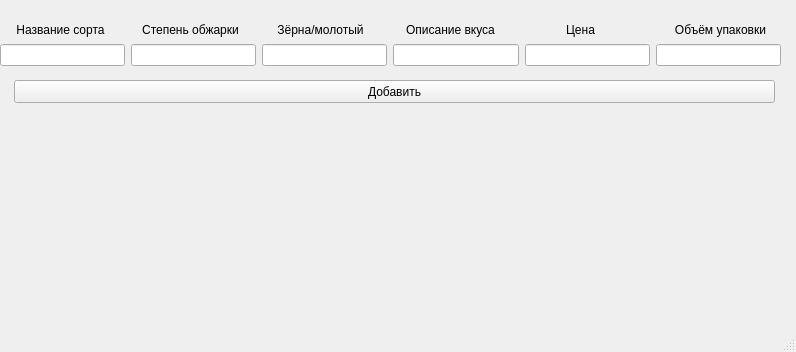
<?xml version="1.0" encoding="UTF-8"?>
<ui version="4.0">
 <class>MainWindow</class>
 <widget class="QMainWindow" name="MainWindow">
  <property name="geometry">
   <rect>
    <x>0</x>
    <y>0</y>
    <width>796</width>
    <height>352</height>
   </rect>
  </property>
  <property name="windowTitle">
   <string>MainWindow</string>
  </property>
  <widget class="QWidget" name="centralwidget">
   <widget class="QWidget" name="horizontalLayoutWidget">
    <property name="geometry">
     <rect>
      <x>0</x>
      <y>40</y>
      <width>781</width>
      <height>31</height>
     </rect>
    </property>
    <layout class="QHBoxLayout" name="horizontalLayout">
     <item>
      <widget class="QLineEdit" name="lineEdit"/>
     </item>
     <item>
      <widget class="QLineEdit" name="lineEdit_2"/>
     </item>
     <item>
      <widget class="QLineEdit" name="lineEdit_3"/>
     </item>
     <item>
      <widget class="QLineEdit" name="lineEdit_4"/>
     </item>
     <item>
      <widget class="QLineEdit" name="lineEdit_5"/>
     </item>
     <item>
      <widget class="QLineEdit" name="lineEdit_6"/>
     </item>
    </layout>
   </widget>
   <widget class="QLabel" name="label">
    <property name="geometry">
     <rect>
      <x>0</x>
      <y>20</y>
      <width>121</width>
      <height>20</height>
     </rect>
    </property>
    <property name="text">
     <string>&lt;html&gt;&lt;head/&gt;&lt;body&gt;&lt;p align=&quot;center&quot;&gt;Название сорта&lt;/p&gt;&lt;/body&gt;&lt;/html&gt;</string>
    </property>
   </widget>
   <widget class="QLabel" name="label_2">
    <property name="geometry">
     <rect>
      <x>130</x>
      <y>20</y>
      <width>121</width>
      <height>20</height>
     </rect>
    </property>
    <property name="text">
     <string>&lt;html&gt;&lt;head/&gt;&lt;body&gt;&lt;p align=&quot;center&quot;&gt;Степень обжарки&lt;/p&gt;&lt;/body&gt;&lt;/html&gt;</string>
    </property>
   </widget>
   <widget class="QLabel" name="label_3">
    <property name="geometry">
     <rect>
      <x>260</x>
      <y>20</y>
      <width>121</width>
      <height>20</height>
     </rect>
    </property>
    <property name="text">
     <string>&lt;html&gt;&lt;head/&gt;&lt;body&gt;&lt;p align=&quot;center&quot;&gt;Зёрна/молотый&lt;/p&gt;&lt;/body&gt;&lt;/html&gt;</string>
    </property>
   </widget>
   <widget class="QLabel" name="label_4">
    <property name="geometry">
     <rect>
      <x>390</x>
      <y>20</y>
      <width>121</width>
      <height>20</height>
     </rect>
    </property>
    <property name="text">
     <string>&lt;html&gt;&lt;head/&gt;&lt;body&gt;&lt;p align=&quot;center&quot;&gt;Описание вкуса&lt;/p&gt;&lt;/body&gt;&lt;/html&gt;</string>
    </property>
   </widget>
   <widget class="QLabel" name="label_5">
    <property name="geometry">
     <rect>
      <x>520</x>
      <y>20</y>
      <width>121</width>
      <height>20</height>
     </rect>
    </property>
    <property name="text">
     <string>&lt;html&gt;&lt;head/&gt;&lt;body&gt;&lt;p align=&quot;center&quot;&gt;Цена&lt;/p&gt;&lt;/body&gt;&lt;/html&gt;</string>
    </property>
   </widget>
   <widget class="QLabel" name="label_6">
    <property name="geometry">
     <rect>
      <x>660</x>
      <y>20</y>
      <width>121</width>
      <height>20</height>
     </rect>
    </property>
    <property name="text">
     <string>&lt;html&gt;&lt;head/&gt;&lt;body&gt;&lt;p align=&quot;center&quot;&gt;Объём упаковки&lt;/p&gt;&lt;/body&gt;&lt;/html&gt;</string>
    </property>
   </widget>
   <widget class="QPushButton" name="pushButton">
    <property name="geometry">
     <rect>
      <x>14</x>
      <y>80</y>
      <width>761</width>
      <height>23</height>
     </rect>
    </property>
    <property name="text">
     <string>Добавить</string>
    </property>
   </widget>
  </widget>
  <widget class="QMenuBar" name="menubar">
   <property name="geometry">
    <rect>
     <x>0</x>
     <y>0</y>
     <width>796</width>
     <height>21</height>
    </rect>
   </property>
  </widget>
  <widget class="QStatusBar" name="statusbar"/>
 </widget>
 <resources/>
 <connections/>
</ui>
